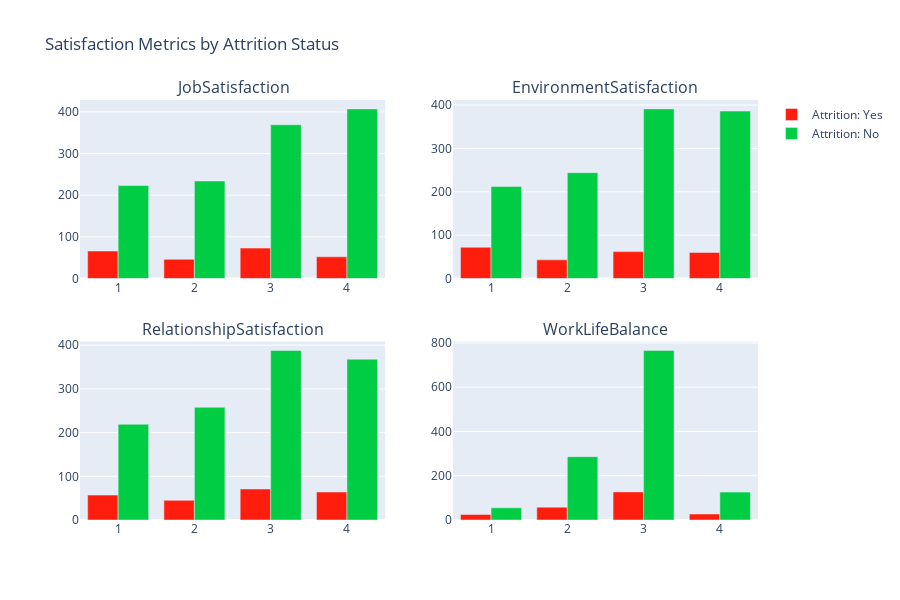

Notebook code cell kept with this figure:
### Markdown cell above
### **Satisfaction Metrics Analysis**

### Code cell
satisfaction_cols = ['JobSatisfaction', 'EnvironmentSatisfaction', 
                    'RelationshipSatisfaction', 'WorkLifeBalance']

fig_satisfaction = make_subplots(
    rows=2, cols=2,
    subplot_titles=satisfaction_cols,
    vertical_spacing=0.15,
    horizontal_spacing=0.1
)

positions = [(1,1), (1,2), (2,1), (2,2)]

for col, pos in zip(satisfaction_cols, positions):
    for attrition in ['Yes', 'No']:
        data = employee_df[employee_df['Attrition'] == attrition][col].value_counts().sort_index()
        color = colors['danger'] if attrition == 'Yes' else colors['success']
        
        fig_satisfaction.add_trace(
            go.Bar(
                x=data.index,
                y=data.values,
                name=f'Attrition: {attrition}',
                marker_color=color,
                showlegend=(pos == (1,1))  # Only show legend for first subplot
            ),
            row=pos[0], col=pos[1]
        )

fig_satisfaction.update_layout(
    title='Satisfaction Metrics by Attrition Status',
    height=600,
    barmode='group'
)
fig_satisfaction.show()

### Figure 1 — Plotly figure (JSON) as saved in the notebook; plotly's stock layout.template omitted (floating-point values rounded to 4 significant figures)
{"data": [{"marker": {"color": "#ff1e0e"}, "name": "Attrition: Yes", "showlegend": true, "type": "bar", "x": [1, 2, 3, 4], "xaxis": "x", "y": [66, 46, 73, 52], "yaxis": "y"}, {"marker": {"color": "#00cc44"}, "name": "Attrition: No", "showlegend": true, "type": "bar", "x": [1, 2, 3, 4], "xaxis": "x", "y": [223, 234, 369, 407], "yaxis": "y"}, {"marker": {"color": "#ff1e0e"}, "name": "Attrition: Yes", "showlegend": false, "type": "bar", "x": [1, 2, 3, 4], "xaxis": "x2", "y": [72, 43, 62, 60], "yaxis": "y2"}, {"marker": {"color": "#00cc44"}, "name": "Attrition: No", "showlegend": false, "type": "bar", "x": [1, 2, 3, 4], "xaxis": "x2", "y": [212, 244, 391, 386], "yaxis": "y2"}, {"marker": {"color": "#ff1e0e"}, "name": "Attrition: Yes", "showlegend": false, "type": "bar", "x": [1, 2, 3, 4], "xaxis": "x3", "y": [57, 45, 71, 64], "yaxis": "y3"}, {"marker": {"color": "#00cc44"}, "name": "Attrition: No", "showlegend": false, "type": "bar", "x": [1, 2, 3, 4], "xaxis": "x3", "y": [219, 258, 388, 368], "yaxis": "y3"}, {"marker": {"color": "#ff1e0e"}, "name": "Attrition: Yes", "showlegend": false, "type": "bar", "x": [1, 2, 3, 4], "xaxis": "x4", "y": [25, 58, 127, 27], "yaxis": "y4"}, {"marker": {"color": "#00cc44"}, "name": "Attrition: No", "showlegend": false, "type": "bar", "x": [1, 2, 3, 4], "xaxis": "x4", "y": [55, 286, 766, 126], "yaxis": "y4"}], "layout": {"annotations": [{"font": {"size": 16}, "showarrow": false, "text": "JobSatisfaction", "x": 0.225, "xanchor": "center", "xref": "paper", "y": 1, "yanchor": "bottom", "yref": "paper"}, {"font": {"size": 16}, "showarrow": false, "text": "EnvironmentSatisfaction", "x": 0.775, "xanchor": "center", "xref": "paper", "y": 1, "yanchor": "bottom", "yref": "paper"}, {"font": {"size": 16}, "showarrow": false, "text": "RelationshipSatisfaction", "x": 0.225, "xanchor": "center", "xref": "paper", "y": 0.425, "yanchor": "bottom", "yref": "paper"}, {"font": {"size": 16}, "showarrow": false, "text": "WorkLifeBalance", "x": 0.775, "xanchor": "center", "xref": "paper", "y": 0.425, "yanchor": "bottom", "yref": "paper"}], "barmode": "group", "height": 600, "title": {"text": "Satisfaction Metrics by Attrition Status"}, "xaxis": {"anchor": "y", "domain": [0, 0.45]}, "xaxis2": {"anchor": "y2", "domain": [0.55, 1]}, "xaxis3": {"anchor": "y3", "domain": [0, 0.45]}, "xaxis4": {"anchor": "y4", "domain": [0.55, 1]}, "yaxis": {"anchor": "x", "domain": [0.575, 1]}, "yaxis2": {"anchor": "x2", "domain": [0.575, 1]}, "yaxis3": {"anchor": "x3", "domain": [0, 0.425]}, "yaxis4": {"anchor": "x4", "domain": [0, 0.425]}}}
